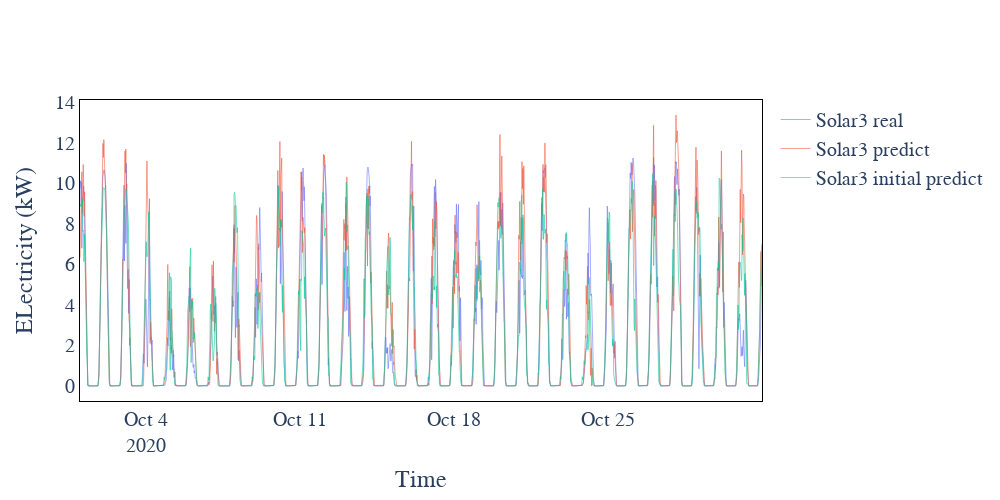

Here is the notebook cell this chart was saved with:
### Code cell
check_key = 'Solar3'
oct_length = len(predictions[check_key])
naive_shift = 96*28
fig = go.Figure()
time_series = data_processed[check_key].index[-oct_length:]
real_value = data_processed[check_key][check_key][-oct_length:] if check_key.find('Solar') != -1 else data_processed[check_key]['consumption'][-oct_length:]
naive_value = data_processed[check_key][check_key][-oct_length-naive_shift:-naive_shift] if check_key.find('Solar') != -1 else data_processed[check_key]['consumption'][-oct_length-naive_shift:-naive_shift]
predictted_value = predictions[check_key]
ini_predictions_value = ini_predictions[check_key]
sust = np.mean(np.abs(naive_value - real_value.values))
diff = np.mean(np.abs(real_value.values - predictted_value))
print('MASE: ' ,diff/sust)
fig.add_trace(
        go.Scatter(
            x= time_series, y=real_value, line_width = 0.8, opacity = 0.7, name =check_key + ' real'
        )
    )
fig.add_trace(
        go.Scatter(
            x= time_series, y=predictted_value, line_width = 0.8, opacity = 0.7, name = check_key + ' predict'
        )
    )
fig.add_trace(
        go.Scatter(
            x= time_series, y=ini_predictions_value, line_width = 0.8, opacity = 0.7, name = check_key + ' initial predict'
        )
    )
if check_key.find('Building') != -1:
    fig.add_scattergl(x=time_series, y=real_value.where(data_processed[check_key]['missing_value'] == 1), line={'color': 'purple'}, name ='invalid values - fixed')
fig.layout.xaxis.title = "Time"
fig.layout.yaxis.title = "ELectricity (kW)"
fig.layout.plot_bgcolor='rgba(0,0,0,0)'
fig.layout.font.family="Times New Roman" ## "Times New Roman Black"
fig.layout.font.size = 20
fig.layout.width = 1000
fig.layout.height = 500
fig.update_xaxes(showline=True, linewidth=1, linecolor='black', mirror=True,showgrid=False)
##, tickangle = 45 
fig.update_yaxes(showline=True, linewidth=1, linecolor='black', mirror=True, showgrid=False)
fig.show()

### Figure 1 — Plotly figure (JSON) as saved in the notebook; plotly's stock layout.template omitted (floating-point values rounded to 4 significant figures; data arrays with more than 128 entries replaced by an {"elided": "..."} marker saying what was removed)
{"data": [{"line": {"width": 0.8}, "name": "Solar3 real", "opacity": 0.7, "type": "scatter", "x": {"elided": "2976 str values"}, "y": {"elided": "2976 float values"}}, {"line": {"width": 0.8}, "name": "Solar3 predict", "opacity": 0.7, "type": "scatter", "x": {"elided": "2976 str values"}, "y": {"elided": "2976 float values"}}, {"line": {"width": 0.8}, "name": "Solar3 initial predict", "opacity": 0.7, "type": "scatter", "x": {"elided": "2976 str values"}, "y": {"elided": "2976 float values"}}], "layout": {"font": {"family": "Times New Roman", "size": 20}, "height": 500, "plot_bgcolor": "rgba(0,0,0,0)", "width": 1000, "xaxis": {"linecolor": "black", "linewidth": 1, "mirror": true, "showgrid": false, "showline": true, "title": {"text": "Time"}}, "yaxis": {"linecolor": "black", "linewidth": 1, "mirror": true, "showgrid": false, "showline": true, "title": {"text": "ELectricity (kW)"}}}}
